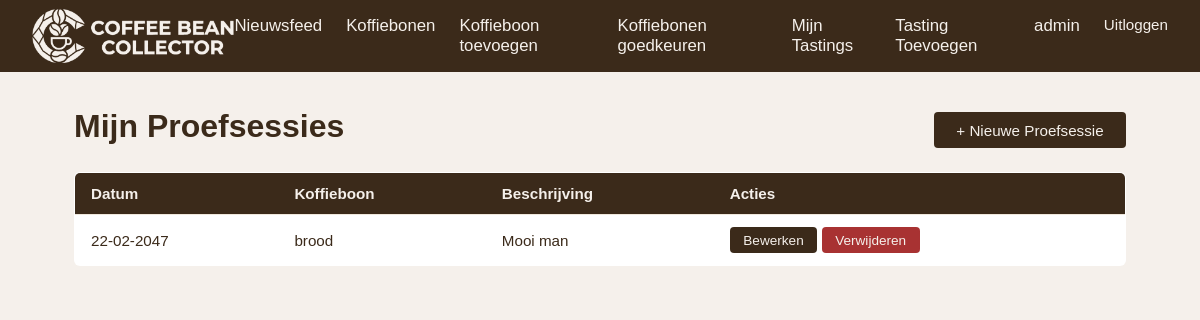
Page /mijn-proefsessies/ (signed in) on the earlier database version.
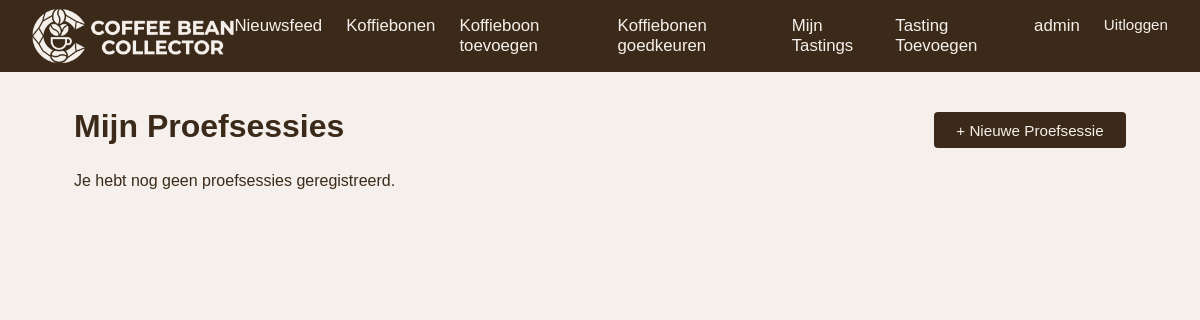
Same page on the later database version.
### base/models.py (models this page shows, shortened)
class Tasting(models.Model):
    bean = models.ForeignKey('Bean', on_delete=models.CASCADE, related_name='tastings')
    user = models.ForeignKey(User, on_delete=models.CASCADE, related_name='tastings')
    date = models.DateField()
    description = models.TextField()

class Bean(models.Model):
    name = models.CharField(max_length=255)
    country_of_origin = models.CharField(max_length=255)
    roaster = models.CharField(max_length=255, blank=True, default='')
    harvest_season = models.CharField(max_length=255)
    in_season = models.BooleanField(default=True)
    approved = models.BooleanField(default=False)
    approved_by = models.ForeignKey(
        User, null=True, blank=True, on_delete=models.SET_NULL, related_name='approved_beans'
    )

### base/views.py (the view)
# urls.py: path('mijn-proefsessies/', views.tasting_list, name='tasting_list'),
@login_required(login_url='/login/')
def tasting_list(request):
    from .models import Tasting
    tastings = Tasting.objects.filter(user=request.user).order_by('-date')
    return render(request, 'base/tasting_list.html', {'tastings': tastings})

### base/templates/base/tasting_list.html (shortened to what this page needs)
{% extends 'base.html' %}
{% block content %}
<div class="bean-list-container">
    <div class="bean-list-header">
        <h1>Mijn Proefsessies</h1>
        <a href="{% url 'tasting_add' %}" class="btn">+ Nieuwe Proefsessie</a>
    </div>
    {% if tastings %}
        <table class="bean-table">
            <thead>
                <tr>
                    <th>Datum</th>
                    <th>Koffieboon</th>
                    <th>Beschrijving</th>
                    <th>Acties</th>
                </tr>
            </thead>
            <tbody>
                {% for tasting in tastings %}
                    <tr>
                        <td>{{ tasting.date|date:"d-m-Y" }}</td>
                        <td>{{ tasting.bean.name }}</td>
                        <td>{{ tasting.description|truncatechars:40 }}</td>
                        <td>
                            <a href="{% url 'tasting_edit' tasting.pk %}" class="btn btn-small">Bewerken</a>
                            <a href="{% url 'tasting_delete' tasting.pk %}" class="btn btn-danger btn-small">Verwijderen</a>
                        </td>
                    </tr>
                {% endfor %}
            </tbody>
        </table>
    {% else %}
        <p>Je hebt nog geen proefsessies geregistreerd.</p>
    {% endif %}
</div>
{% endblock %}

Differences in the rows shown:
removed Tasting: date "22-02-2047", bean.name "brood", description "Mooi man"
Other differences:
text no longer shown: "Datum Koffieboon Beschrijving Acties"
text now shown: "Je hebt nog geen proefsessies geregistreerd."
